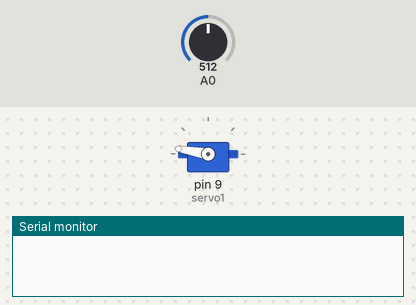
Bench run of a sketch on a simulated Arduino Uno, built with avr-gcc and run on an emulated ATmega328P. On the bench: servo, the last lines printed to the serial monitor. Inputs (shaded band) come from the test bench; at power-on: A0 = 512. WiFi joins after 1.5 s; servers stay silent unless stated; uploads are accepted with an empty reply; random numbers use the default seed unless the sketch sets one.

Above: at 2.2 s.
2.3 s: A0 set to 359
5.4 s: A0 set to 325
At 7.5 s:
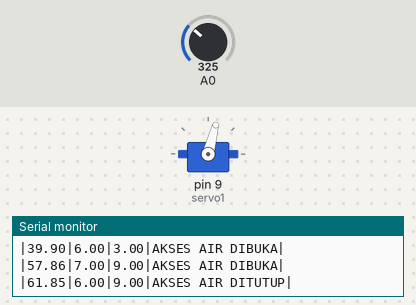
8.4 s: A0 set to 511
At 12.1 s:
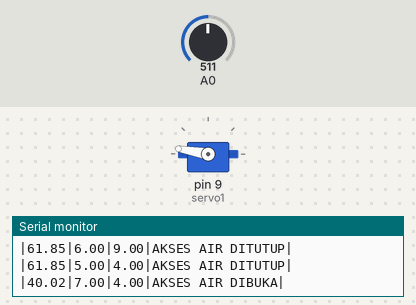
12.5 s: A0 set to 306
At 16.7 s:
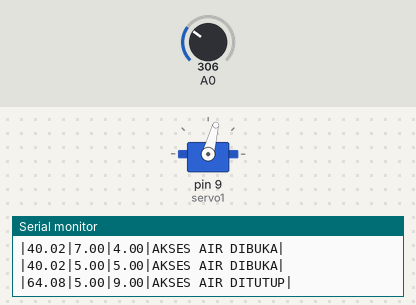
Timing chart, 0 to 18.0 s (numbered marks = the images above; inputs shaded):
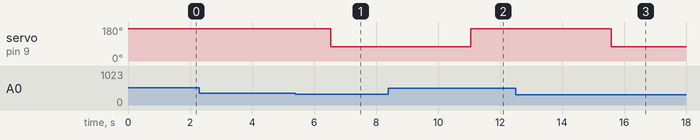

Measured:
- the behaviour switches between 341 and 340 on A0 (found by bisection; images 0 and 1)
- after the input at 5.4 s, servo on pin 9 (servo1): 170° → 75° after 1.1 s
- after the input at 8.4 s, servo on pin 9 (servo1): 75° → 170° after 2.7 s
- after the input at 12.5 s, servo on pin 9 (servo1): 170° → 75° after 3.1 s

The sketch:

wacom_send_data_mysql_example.ino
```cpp
//#include <DHT.h>/
#include <Ethernet.h>
#include <SPI.h>
#include <Servo.h>
Servo servo1;
int pos1 = 0;
static float kekeruhan;
static float teg;
String kran;

byte mac[] = { 0x00, 0xAA, 0xBB, 0xCC, 0xDE, 0x01 }; // RESERVED MAC ADDRESS
IPAddress ip(192, 168, 1, 2);
EthernetClient client;

#define DHTPIN 2 // SENSOR PIN
#define DHTTYPE DHT11 // SENSOR TYPE - THE ADAFRUIT LIBRARY OFFERS SUPPORT FOR MORE MODELS
//DHT dht(DHTPIN, DHTTYPE);/

long previousMillis = 0;
unsigned long currentMillis = 0;
long interval = 250000; // READING INTERVAL


String data,data_serial;

void setup() {
  servo1.attach(9);
servo1.write(170);
	Serial.begin(9600);

   Ethernet.begin(mac, ip);

//	if (Ethernet.begin(mac) == 0) {
//		Serial.println("Failed to configure Ethernet using DHCP");
//	}

//	dht.begin(); /
	delay(1000); // GIVE THE SENSOR SOME TIME TO START

//	h = (int) dht.readHumidity();
//	t = (int) dht.readTemperature();

	data = "";
  data_serial = "";
}

void loop(){
int val = analogRead(A0);
teg = val*(5.0/1024);
kekeruhan = 100.00 - (teg/4.16)*100.00;
//Serial.print(teg);
//Serial.print(" ");
//Serial.print("Nilai ADC = ");
//Serial.print(val);
//Serial.print(" ");
//Serial.print("Nilai kekeruhan = ");
//Serial.print(kekeruhan);
//Serial.println(" NTU");
delay(1000);
if(kekeruhan >=60){
servo1.write(75);
kran = "AKSES AIR DITUTUP";
}else{
servo1.write(170);
kran = "AKSES AIR DIBUKA";
}

	currentMillis = millis();
	if(currentMillis - previousMillis > interval) { // READ ONLY ONCE PER INTERVAL
		previousMillis = currentMillis;
	//	h = (int) dht.readHumidity();
	//  t = (int) dht.readTemperature();


    }

	//data = "temp1=" + t + "&hum1=" + h;
//  data = "turbidity=1&ph=2&do=3";
//  data = "turbidity=" + t;/
//    data = "turbidity=" + t;
//    data += "&ph=" + ph;
//    data += "&do=" + d;

  float t = kekeruhan;
  float ph = random(5,8);
  float d = random(3,10);

    data = "turbidity=";
    data += kekeruhan;
    data += "&ph=";
    data += ph;
    data += "&do=";
    data += d;

    data_serial = "|";
    data_serial += t;
    data_serial += "|";
    data_serial += ph;
    data_serial += "|";
    data_serial += d;
    data_serial += "|";
    data_serial += kran;
    data_serial += "|";
	if (client.connect("192.168.1.1",80)) { // REPLACE WITH YOUR SERVER ADDRESS
    Serial.println(data_serial);
		client.println("POST /arduino/add.php HTTP/1.1");
		client.println("Host: 192.168.1.1"); // SERVER ADDRESS HERE TOO
		client.println("Content-Type: application/x-www-form-urlencoded");
		client.print("Content-Length: ");
		client.println(data.length());
		client.println();
		client.print(data);
	}


	if (client.connected()) {
		client.stop();	// DISCONNECT FROM THE SERVER
	}


	delay(1000); // WAIT FIVE MINUTES BEFORE SENDING AGAIN
}
```
